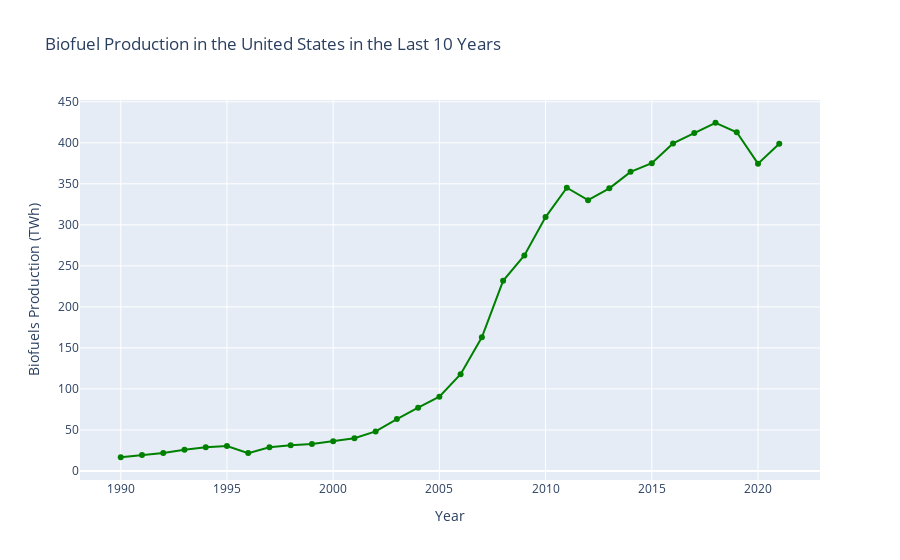

The notebook cell this image was saved under:
### Markdown cell above
## Biofuel Production in United states

### Code cell
us_biofuel_data = df[df['Entity'] == 'United States']

fig_us = px.line(us_biofuel_data, 
                 x='Year', 
                 y='Biofuels Production - TWh - Total', 
                 markers=True,
                 title="Biofuel Production in the United States  over time",
                 labels={'Biofuels Production - TWh - Total': 'Biofuels Production (TWh)', 'Year': 'Year'})

fig_us.update_traces(line_color='green')
fig_us.update_layout(xaxis_title='Year',
                     yaxis_title='Biofuels Production (TWh)')

### Figure 1 — Plotly figure (JSON) as saved in the notebook; plotly's stock layout.template omitted (floating-point values rounded to 4 significant figures)
{"data": [{"hovertemplate": "Year=%{x}<br>Biofuels Production (TWh)=%{y}<extra></extra>", "legendgroup": "", "line": {"color": "green", "dash": "solid"}, "marker": {"symbol": "circle"}, "mode": "markers+lines", "name": "", "orientation": "v", "showlegend": false, "type": "scatter", "x": [1990, 1991, 1992, 1993, 1994, 1995, 1996, 1997, 1998, 1999, 2000, 2001, 2002, 2003, 2004, 2005, 2006, 2007, 2008, 2009, 2010, 2011, 2012, 2013, 2014, 2015, 2016, 2017, 2018, 2019, 2020, 2021], "xaxis": "x", "y": [16.73, 19.39, 22.05, 25.83, 28.85, 30.38, 21.79, 28.83, 31.44, 32.79, 36.31, 39.8, 48.26, 63.26, 77.16, 90.52, 118.0, 162.9, 231.8, 262.6, 309.5, 345.2, 330.1, 344.5, 364.6, 375.1, 399.2, 411.9, 424.4, 412.8, 374.6, 398.8], "yaxis": "y"}], "layout": {"legend": {"tracegroupgap": 0}, "title": {"text": "Biofuel Production in the United States in the Last 10 Years"}, "xaxis": {"anchor": "y", "domain": [0, 1], "title": {"text": "Year"}}, "yaxis": {"anchor": "x", "domain": [0, 1], "title": {"text": "Biofuels Production (TWh)"}}}}
